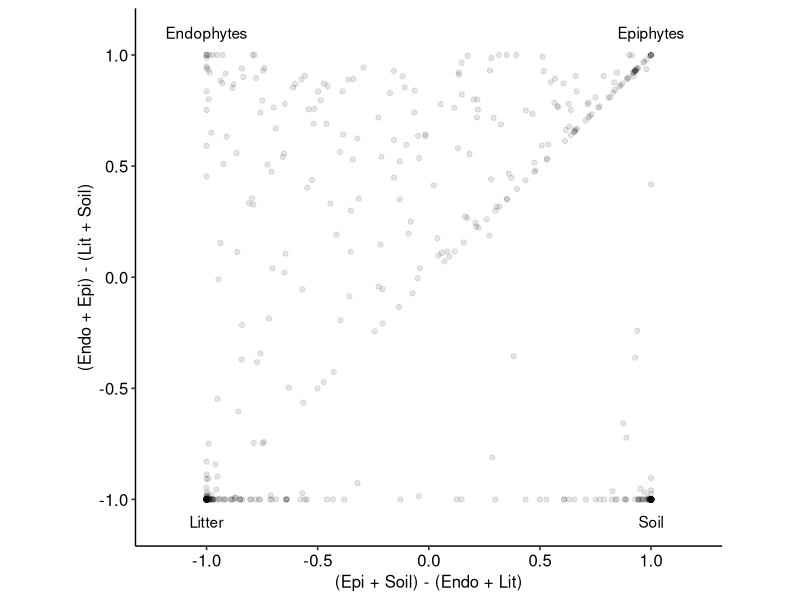
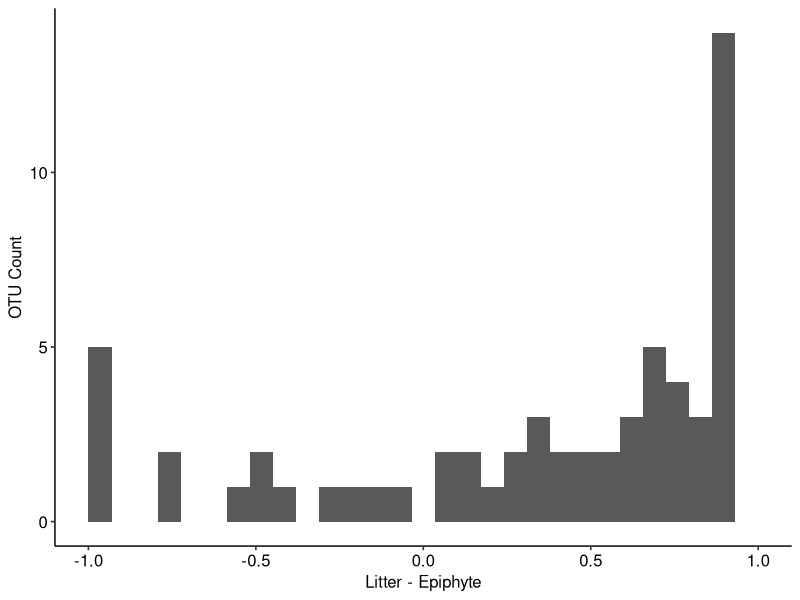
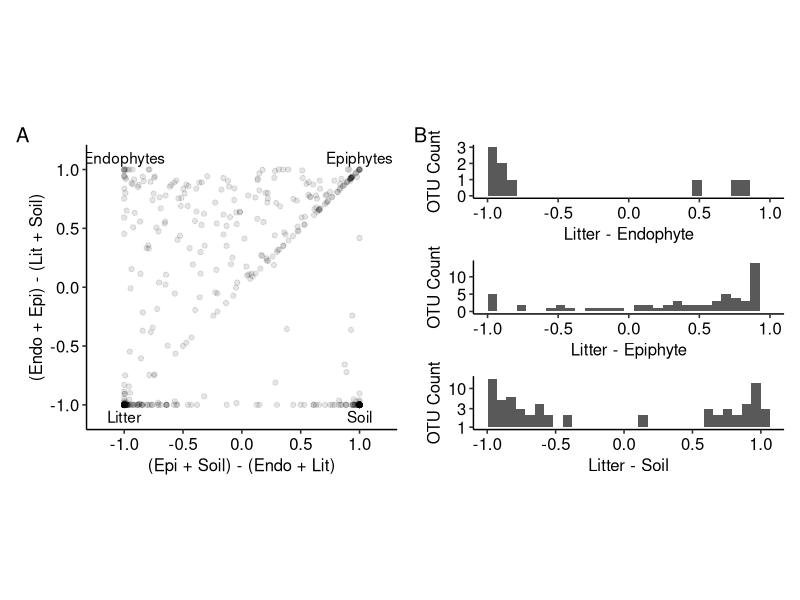
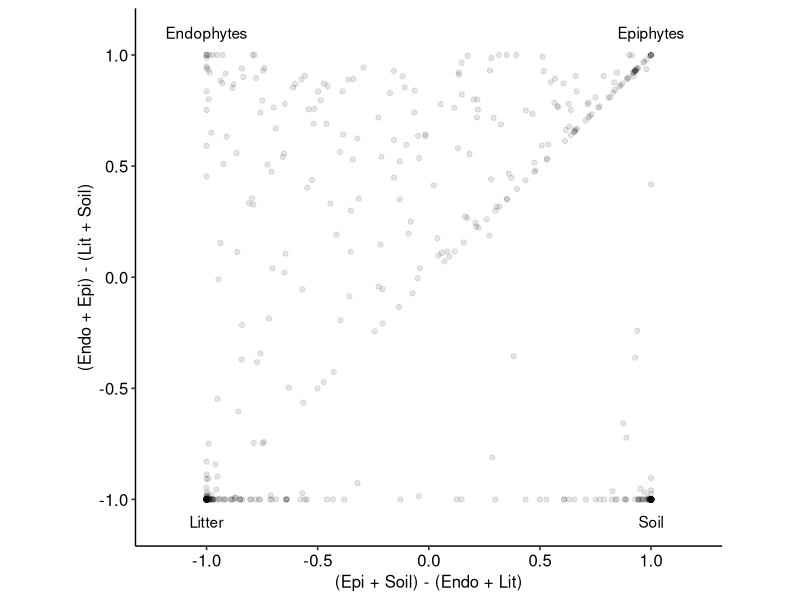
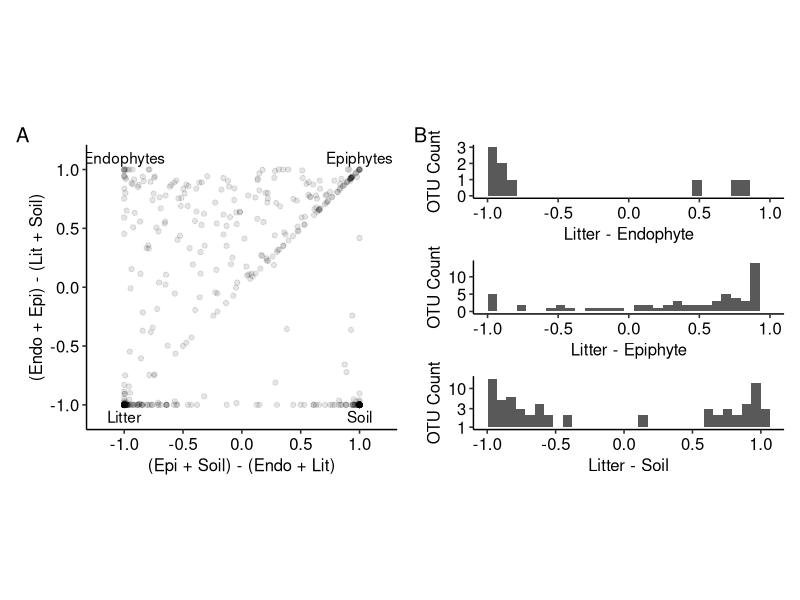
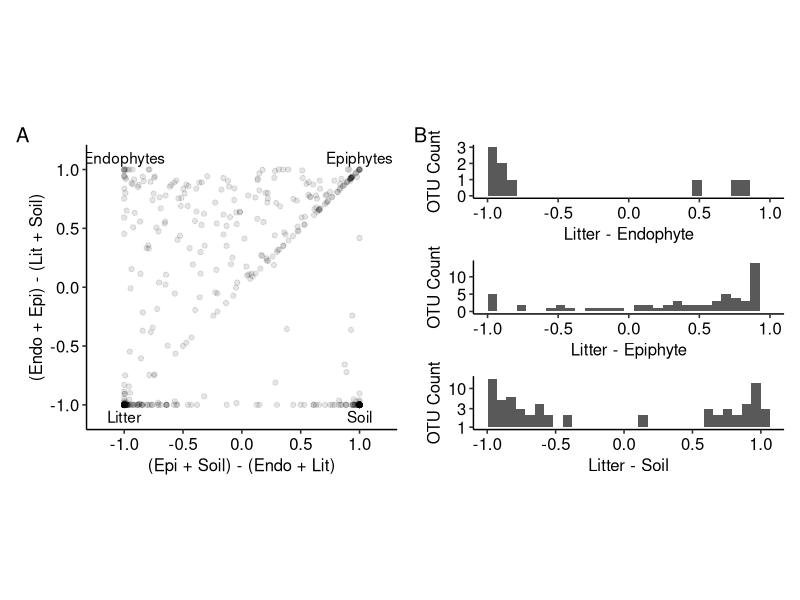

Recreate these plots in R, in order.
library(ggplot2)
library(ggpubr)
library(patchwork)

setwd("C:/Users/julia/OneDrive - Michigan State University/Documents/MSU/Undergrad/Fall 2018/PLP 847/miseq_dat/Leaf_litter_communities")
wts_wo_negs <- c(rep(18,18), rep(10,10), rep(8, 8), rep(10, 10)) # Vector for weighting abundance by number of samples per substrate
map_wo_negs <- as.matrix(read.csv("./Data/DEM_map_wo_negs.csv", stringsAsFactors = F))
rare_otu <- as.matrix(read.csv("./Data/Rare_otu_table.csv"))

prop_otu_dat <- rare_otu # Assign the table to new df to maintain shape

for (i in 1:dim(rare_otu)[2]){ # for each column
  prop_otu_dat[,i] <- rare_otu[,i]/(sum(rare_otu[,i])*wts_wo_negs[i]) # Calculate proportions and scale by # of samples per substrate
}
prop_otu_dat_trim <- prop_otu_dat[rowSums(prop_otu_dat) > 4 * 0.0001,]

prop_otu_dat_trim
pie_df <- data.frame(dim(prop_otu_dat_trim)[1]) # New dataframe for proportions
for (subst in unique(map_wo_negs["Substrate",])){ # For each substrate
  pie_col <- rowSums(prop_otu_dat_trim[,map_wo_negs["Substrate",] == subst]) # Take total reads per substrate
  pie_df <- cbind(pie_df, pie_col) # Add column to df
}

pie_df <- pie_df[,2:5] # take the data columns

colnames(pie_df) <- unique(map_wo_negs["Substrate",]) # Rename columns with substrate
row_sums <- rowSums(pie_df) # rowsums to scale
for (i in colnames(pie_df)){ # scale abundance by total in reads in dataset
  pie_df[,i] <- pie_df[,i]/row_sums
}
pie_df

# Make dataframe with axes corresponding to proportions of reads by substrate
am.coords <- as.data.frame(as.matrix(cbind(pie_df["Epi"] + pie_df["Soil"] - pie_df["Endo"] - pie_df["Lit"],
                        pie_df["Epi"] - pie_df["Soil"] + pie_df["Endo"] - pie_df["Lit"]), ncol=2))
colnames(am.coords) <- c("Epi_Litter", "End_Soil")

# Dataframe to make labels on the corners
corners <- data.frame(x=c(-1, -1, 1, 1),
                      y=c(-1.1, 1.1, -1.1, 1.1),
                      labels = c("Litter", "Endophytes", "Soil", "Epiphytes"))

g <- ggplot(am.coords, aes(x=Epi_Litter, y=End_Soil)) +
  geom_text(data=corners, aes(x=x,y=y,label=labels)) +
  coord_fixed(ratio=1, xlim=c(-1.2, 1.2), ylim=c(-1.1, 1.1)) +
  geom_point(alpha=0.1) +
  theme_pubr() +
  labs(x="(Epi + Soil) - (Endo + Lit)", y="(Endo + Epi) - (Lit + Soil)")
  # theme(axis.ticks=element_blank(),
  #       axis.line=element_blank(),
  #       axis.text.x=element_blank(),
  #       axis.text.y=element_blank())
g
ggsave("./Figures/density_shared_OTUs.png", g, width = 6, height = 6, units="in")

# Histograms to show belongingness of 2-substrate OTUs where one substrate is litter
N_L_hist <- ggplot(am.coords[am.coords$Epi_Litter == -1 & abs(am.coords$End_Soil) < 1,],
                   aes(End_Soil)) +
  geom_histogram() + labs(x="Litter - Endophyte", y = "OTU Count", tag = "B") + theme_pubr() + xlim(-1, 1)
# S_P_hist <- ggplot(am.coords[am.coords$Epi_Litter == 1 & abs(am.coords$End_Soil) < 1,],
#                    aes(End_Soil)) +
#   geom_histogram() + labs(x="Soil - Epiphyte") + theme_pubr()  + xlim(-1, 1)
L_S_hist <- ggplot(am.coords[am.coords$End_Soil == -1 & abs(am.coords$Epi_Litter) < 1,],
                   aes(Epi_Litter)) +
  geom_histogram() + scale_y_log10() + labs(x="Litter - Soil", y = "OTU Count") + theme_pubr()
# N_P_hist <- ggplot(am.coords[am.coords$End_Soil == 1,], aes(Epi_Litter)) +
#   geom_histogram() + scale_y_log10() + labs(x="Endophyte - Epiphyte") + theme_pubr()
L_P_hist <- ggplot(am.coords[am.coords$End_Soil == am.coords$Epi_Litter & abs(am.coords$End_Soil) < 1,],
                   aes(End_Soil)) +
  geom_histogram() + labs(x="Litter - Epiphyte", y = "OTU Count")  + theme_pubr()  + xlim(-1, 1)
L_P_hist

density_excl <- g + labs(tag="A") | (N_L_hist / L_P_hist /  L_S_hist ) #/ S_P_hist / N_P_hist )
density_excl
ggsave("./Figures/density_shared_and_excl_OTUs.png", density_excl, width = 12, height = 8, units="in")
ggsave("./Figures/density_shared_and_excl_OTUs.pdf", density_excl, width = 12, height = 8, units="in")
